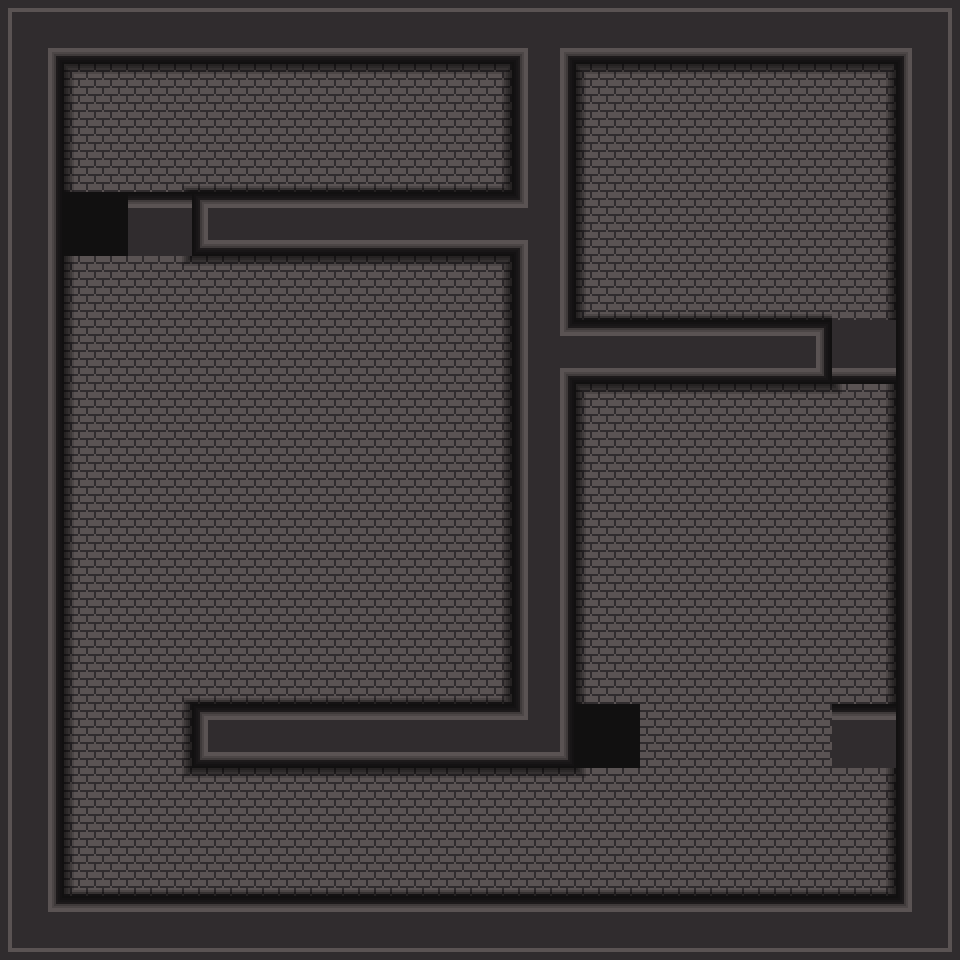

Below is a game level as drawn by its tile map, then a one-line description and the .tmx that defines it (tile-layer data replaced by summaries):
An orthogonal 15x15 tile map with 64x64 px tiles, 5 tile layers (default, collide, door1, door2, ...) and 13 objects (8x goblin, next_level_trigger, character, door1, door2, ...).

<map version="1.5" tiledversion="1.7.2" orientation="orthogonal" renderorder="right-down" width="15" height="15" tilewidth="64" tileheight="64" infinite="0" nextlayerid="10" nextobjectid="21">
 <properties>
  <property name="bg_color" type="color" value="#ff302c2e" />
 </properties>
 <tileset firstgid="1" source="basement_new.tsx" />
 <layer id="1" name="default" width="15" height="15">
  <data>[225 cells, 225 non-empty, 14 distinct tile ids]</data>
 </layer>
 <layer id="5" name="collide" width="15" height="15">
  <properties>
   <property name="collide" type="bool" value="true" />
  </properties>
  <data>[225 cells, 81 non-empty, 16 distinct tile ids]</data>
 </layer>
 <layer id="7" name="door1" width="15" height="15">
  <properties>
   <property name="door" type="bool" value="true" />
   <property name="trigger" type="object" value="4" />
  </properties>
  <data>[225 cells, 1 non-empty, 1 distinct tile ids]</data>
 </layer>
 <layer id="8" name="door2" width="15" height="15">
  <properties>
   <property name="door" type="bool" value="true" />
   <property name="trigger" type="object" value="15" />
  </properties>
  <data>[225 cells, 6 non-empty, 4 distinct tile ids]</data>
 </layer>
 <layer id="9" name="door3" width="15" height="15">
  <properties>
   <property name="door" type="bool" value="false" />
   <property name="trigger" type="object" value="19" />
   <property name="unlockable" type="bool" value="true" />
  </properties>
  <data>[225 cells, 2 non-empty, 2 distinct tile ids]</data>
 </layer>
 <objectgroup id="6" name="enemies">
  <object id="6" name="goblin" x="762" y="106.5" width="44" height="36">
   <properties>
    <property name="health" type="int" value="100" />
    <property name="img" value="enemy.png" />
    <property name="range" type="int" value="10" />
    <property name="strength" type="int" value="1" />
    <property name="trigger" type="object" value="4" />
    <property name="velocity" type="float" value="1.5" />
   </properties>
  </object>
  <object id="6" name="goblin" x="633" y="127.5" width="44" height="36">
   <properties>
    <property name="health" type="int" value="100" />
    <property name="img" value="enemy.png" />
    <property name="range" type="int" value="10" />
    <property name="strength" type="int" value="1" />
    <property name="trigger" type="object" value="4" />
    <property name="velocity" type="float" value="1.5" />
   </properties>
  </object>
  <object id="7" name="goblin" x="625" y="230.5" width="44" height="36">
   <properties>
    <property name="health" type="int" value="100" />
    <property name="img" value="enemy.png" />
    <property name="range" type="int" value="10" />
    <property name="strength" type="int" value="1" />
    <property name="trigger" type="object" value="4" />
    <property name="velocity" type="float" value="1.5" />
   </properties>
  </object>
  <object id="12" name="goblin" x="738" y="479" width="44" height="36">
   <properties>
    <property name="health" type="int" value="100" />
    <property name="img" value="enemy.png" />
    <property name="range" type="int" value="10" />
    <property name="strength" type="int" value="1" />
    <property name="trigger" type="object" value="15" />
    <property name="velocity" type="float" value="1.5" />
   </properties>
  </object>
  <object id="13" name="goblin" x="609" y="500" width="44" height="36">
   <properties>
    <property name="health" type="int" value="100" />
    <property name="img" value="enemy.png" />
    <property name="range" type="int" value="10" />
    <property name="strength" type="int" value="1" />
    <property name="trigger" type="object" value="15" />
    <property name="velocity" type="float" value="1.5" />
   </properties>
  </object>
  <object id="14" name="goblin" x="601" y="603" width="44" height="36">
   <properties>
    <property name="health" type="int" value="100" />
    <property name="img" value="enemy.png" />
    <property name="range" type="int" value="10" />
    <property name="strength" type="int" value="1" />
    <property name="trigger" type="object" value="15" />
    <property name="velocity" type="float" value="1.5" />
   </properties>
  </object>
  <object id="17" name="goblin" x="707" y="549" width="44" height="36">
   <properties>
    <property name="health" type="int" value="100" />
    <property name="img" value="enemy.png" />
    <property name="range" type="int" value="10" />
    <property name="strength" type="int" value="1" />
    <property name="trigger" type="object" value="15" />
    <property name="velocity" type="float" value="1.5" />
   </properties>
  </object>
  <object id="18" name="goblin" x="686" y="648" width="44" height="36">
   <properties>
    <property name="health" type="int" value="100" />
    <property name="img" value="enemy.png" />
    <property name="range" type="int" value="10" />
    <property name="strength" type="int" value="1" />
    <property name="trigger" type="object" value="15" />
    <property name="velocity" type="float" value="1.5" />
   </properties>
  </object>
 </objectgroup>
 <objectgroup id="4" name="Triggers">
  <object id="1" name="next_level_trigger" x="421" y="102" width="80" height="86">
   <properties>
    <property name="next_level_name" value="next" />
   </properties>
  </object>
  <object id="2" name="character" x="304.333" y="101">
   <point />
  </object>
  <object id="4" name="door1" x="832" y="201" width="53" height="50" />
  <object id="15" name="door2" x="808" y="573.5" width="53" height="50" />
  <object id="19" name="door3" x="590.667" y="88" width="44" height="41.3333" />
 </objectgroup>
</map>